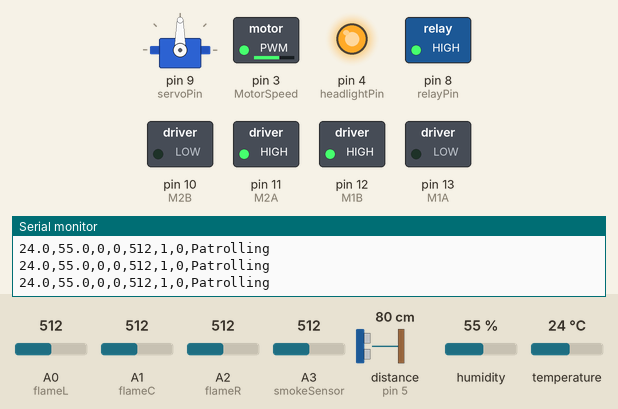
Bench run of a sketch on a simulated Arduino Uno, built with avr-gcc and run on an emulated ATmega328P. On the bench: servo, switched loads named in the sketch (green lamp = pin HIGH), output pins drawn as LEDs (lit = HIGH), the last lines printed to the serial monitor. Wiring (inferred from the names in the program): ultrasonic range finder: trigger pin 6; echo pin 5. Dashed ring = blinking. The test bench sets the inputs (shaded band); at power-on: A1 (flameC) = 512, A0 (flameL) = 512, distance to the obstacle (sensor on pin 5) 80 cm, A2 (flameR) = 512, A3 (smokeSensor) = 512, humidity 55 %, temperature 24 °C. The echo pulse lasts 58.3 µs per cm; pins used as bus, display or sensor lines are not drawn.

Above: at 3.2 s.
3.3 s: A1 (flameC) set to 360
4.8 s: A1 (flameC) set to 343
At 6.97 s:
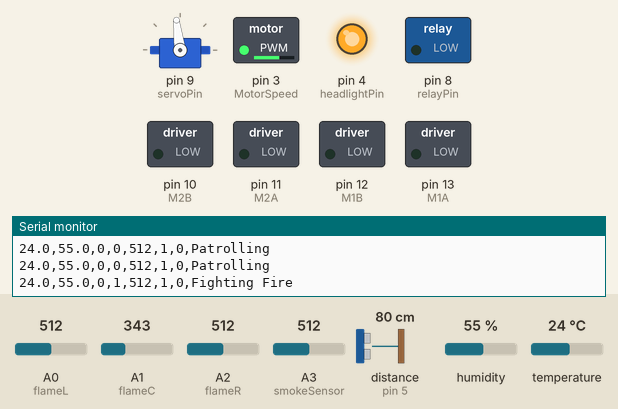
8.3 s: A0 (flameL) set to 30
At 9.52 s:
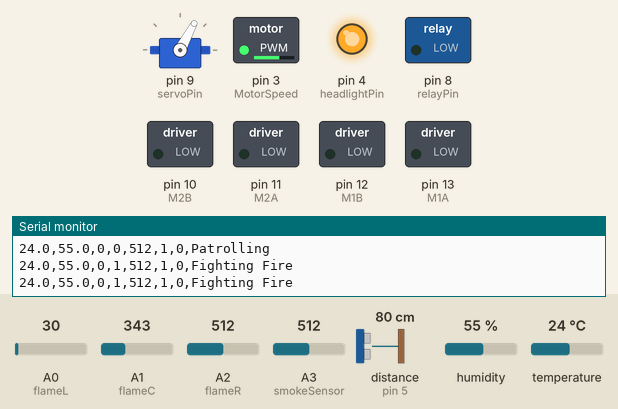
11.8 s: distance to the obstacle (sensor on pin 5) set to 2 cm
At 12.17 s:
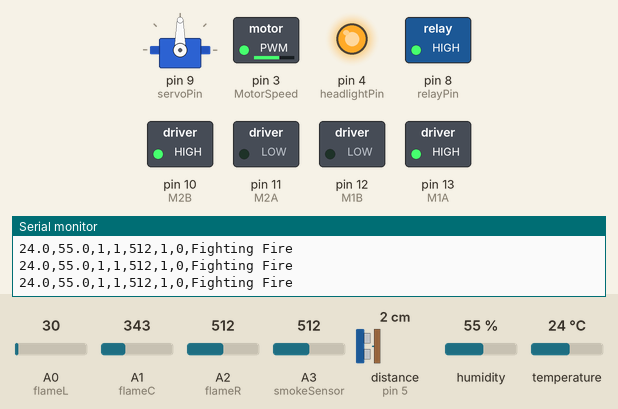
Timing chart, 0 to 18.7 s (numbered marks = the images above; inputs shaded):
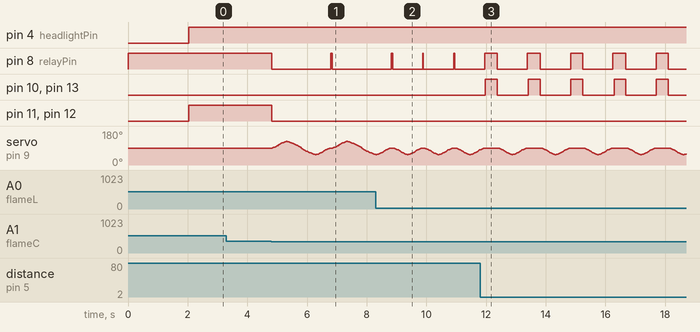

The sketch:

firebot_main.ino
```cpp
#include <Servo.h>
#include <DHT.h>

// Motor pins
#define M1A 13
#define M1B 12
#define M2A 11
#define M2B 10
#define MotorSpeed 3

// Sensor pins
#define flameL A0
#define flameC A1
#define flameR A2
#define smokeSensor A3
#define DHT_PIN 7
#define DHT_TYPE DHT11

// Actuator pins
#define servoPin 9
#define relayPin 8
#define headlightPin 4

// Ultrasonic
#define trigPin 6
#define echoPin 5

// Servo angles
#define SERVO_CENTER 90
#define SERVO_MIN 55
#define SERVO_MAX 125

// Flame thresholds
const int FLAME_STRONG_LR = 250;
const int FLAME_STRONG_C = 350;

// Speed levels
const int SPEED_FAST = 220;
const int SPEED_NORMAL = 160;
const int SPEED_SLOW = 100;
const int SPEED_CRAWL = 70;
const int SPEED_TURN = 240;

// Timing
const unsigned long PUMP_TIMEOUT = 10000;
const unsigned long SEND_INTERVAL = 500;
const unsigned long DHT_INTERVAL = 2000;

const int FIRE_CONFIRM_COUNT = 3;

Servo Fire_Hose;
DHT dht(DHT_PIN, DHT_TYPE);

unsigned long pumpStartTime = 0;
unsigned long lastSendTime = 0;
unsigned long lastDHTTime = 0;
bool pumpActive = false;
bool headlightsOn = false;
int fireConfirmCount = 0;
String currentStatus = "Standby";

float cachedTemp = 0.0;
float cachedHum = 0.0;

// Motor functions
void Forward()
{
  digitalWrite(M1A, LOW);
  digitalWrite(M1B, HIGH);
  digitalWrite(M2A, HIGH);
  digitalWrite(M2B, LOW);
}

void Backward()
{
  digitalWrite(M1A, HIGH);
  digitalWrite(M1B, LOW);
  digitalWrite(M2A, LOW);
  digitalWrite(M2B, HIGH);
}

void Right()
{
  digitalWrite(M1A, LOW);
  digitalWrite(M1B, HIGH);
  digitalWrite(M2A, LOW);
  digitalWrite(M2B, HIGH);
}

void Left()
{
  digitalWrite(M1A, HIGH);
  digitalWrite(M1B, LOW);
  digitalWrite(M2A, HIGH);
  digitalWrite(M2B, LOW);
}

void Stop()
{
  digitalWrite(M1A, LOW);
  digitalWrite(M1B, LOW);
  digitalWrite(M2A, LOW);
  digitalWrite(M2B, LOW);
}

void SetSpeed(int spd)
{
  analogWrite(MotorSpeed, constrain(spd, 0, 255));
}

// Speed helpers
int distanceToSpeed(long cm)
{
  if (cm < 15)
  {
    return 0;
  }
  else if (cm < 20)
  {
    return SPEED_CRAWL;
  }
  else if (cm < 35)
  {
    return SPEED_SLOW;
  }
  else
  {
    return SPEED_NORMAL;
  }
}

// Headlights
void setHeadlights(bool state)
{
  headlightsOn = state;
  if (state)
  {
    digitalWrite(headlightPin, HIGH);
  }
  else
  {
    digitalWrite(headlightPin, LOW);
  }
}

// Pump
void Flooding(bool status)
{
  if (status && !pumpActive)
  {
    pumpStartTime = millis();
    pumpActive = true;
    digitalWrite(relayPin, LOW);
  }
  else if (!status)
  {
    pumpActive = false;
    digitalWrite(relayPin, HIGH);
  }
}

void checkPumpTimeout()
{
  if (pumpActive && millis() - pumpStartTime > PUMP_TIMEOUT)
  {
    Flooding(false);
  }
}

// Ultrasonic
long DistanceCM()
{
  digitalWrite(trigPin, LOW);
  delayMicroseconds(2);
  digitalWrite(trigPin, HIGH);
  delayMicroseconds(10);
  digitalWrite(trigPin, LOW);

  long dur = pulseIn(echoPin, HIGH, 30000);
  long dist = dur * 0.034 / 2;

  if (dist == 0 || dist > 400)
  {
    return 5;
  }
  return dist;
}

// Servo sweep
void Hose_sweep(int from, int to)
{
  int range = abs(to - from);
  int mid = (from + to) / 2;
  int step = 1;
  if (from > to)
  {
    step = -1;
  }

  for (int a = from; a != to + step; a += step)
  {
    Fire_Hose.write(a);
    int distFromMid = abs(a - mid);
    int ratio = map(distFromMid, 0, range / 2, 0, 100);
    int ms = map(ratio, 0, 100, 8, 20);
    delay(ms);
  }
}

// Fire detection with debounce
bool FireDetected()
{
  bool hit = false;

  int leftValue = analogRead(flameL);
  if (leftValue <= FLAME_STRONG_LR)
  {
    hit = true;
  }

  int centerValue = analogRead(flameC);
  if (centerValue <= FLAME_STRONG_C)
  {
    hit = true;
  }

  int rightValue = analogRead(flameR);
  if (rightValue <= FLAME_STRONG_LR)
  {
    hit = true;
  }

  if (hit)
  {
    fireConfirmCount++;
  }
  else
  {
    fireConfirmCount = max(0, fireConfirmCount - 1);
  }

  return fireConfirmCount >= FIRE_CONFIRM_COUNT;
}

// Smart move - returns 0 = done, 1 = fire found, 2 = obstacle
int SmartMove(unsigned long moveTime, int spd = SPEED_NORMAL, bool isTurn = false)
{
  fireConfirmCount = 0;
  unsigned long t = millis();
  SetSpeed(spd);

  while (millis() - t < moveTime)
  {
    delay(20);

    int lf = analogRead(flameL);
    int cf = analogRead(flameC);
    int rf = analogRead(flameR);

    if (lf <= FLAME_STRONG_LR || cf <= FLAME_STRONG_C || rf <= FLAME_STRONG_LR)
    {
      Stop();
      fireConfirmCount = 0;
      return 1;
    }

    long d = DistanceCM();
    if (d < 10)
    {
      Stop();
      return 2;
    }

    if (!isTurn)
    {
      SetSpeed(distanceToSpeed(d));
    }
  }
  return 0;
}

// Fire fighting
void FightLeft()
{
  Stop();
  setHeadlights(true);
  currentStatus = "Fighting Fire";

  if (DistanceCM() < 20)
  {
    Backward();
    delay(400);
    Stop();
  }

  Flooding(true);
  Hose_sweep(SERVO_CENTER, SERVO_MIN);
  Hose_sweep(SERVO_MIN, SERVO_CENTER);
  Flooding(false);
  Fire_Hose.write(SERVO_CENTER);
}

void FightCenter()
{
  Stop();
  setHeadlights(true);
  currentStatus = "Fighting Fire";

  Flooding(true);
  Hose_sweep(SERVO_CENTER, SERVO_MAX);
  Hose_sweep(SERVO_MAX, SERVO_MIN);
  Hose_sweep(SERVO_MIN, SERVO_CENTER);
  Flooding(false);
  Fire_Hose.write(SERVO_CENTER);
}

void FightRight()
{
  Stop();
  setHeadlights(true);
  currentStatus = "Fighting Fire";

  if (DistanceCM() < 20)
  {
    Backward();
    delay(400);
    Stop();
  }

  Flooding(true);
  Hose_sweep(SERVO_CENTER, SERVO_MAX);
  Hose_sweep(SERVO_MAX, SERVO_CENTER);
  Flooding(false);
  Fire_Hose.write(SERVO_CENTER);
}

// DHT read
void updateDHT()
{
  if (millis() - lastDHTTime < DHT_INTERVAL)
  {
    return;
  }

  lastDHTTime = millis();
  float t = dht.readTemperature();
  float h = dht.readHumidity();

  if (!isnan(t) && !isnan(h))
  {
    cachedTemp = t;
    cachedHum = h;
  }
}

// Send data to ESP32
void SendToESP(int lf, int cf, int rf, int smoke)
{
  if (millis() - lastSendTime < SEND_INTERVAL)
  {
    return;
  }

  lastSendTime = millis();

  bool fireIR = false;
  if (lf <= FLAME_STRONG_LR || rf <= FLAME_STRONG_LR)
  {
    fireIR = true;
  }

  bool flameCtr = false;
  if (cf <= FLAME_STRONG_C)
  {
    flameCtr = true;
  }

  bool motorsOn = false;
  if (currentStatus != "Standby")
  {
    motorsOn = true;
  }

  String line = String(cachedTemp, 1) + "," +
                String(cachedHum, 1) + "," +
                String(fireIR ? 1 : 0) + "," +
                String(flameCtr ? 1 : 0) + "," +
                String(smoke) + "," +
                String(motorsOn ? 1 : 0) + "," +
                String(pumpActive ? 1 : 0) + "," +
                currentStatus;

  Serial.println(line);
}

// Setup
void setup()
{
  pinMode(M1A, OUTPUT);
  pinMode(M1B, OUTPUT);
  pinMode(M2A, OUTPUT);
  pinMode(M2B, OUTPUT);
  pinMode(MotorSpeed, OUTPUT);
  pinMode(relayPin, OUTPUT);
  pinMode(trigPin, OUTPUT);
  pinMode(echoPin, INPUT);
  pinMode(headlightPin, OUTPUT);
  pinMode(flameL, INPUT);
  pinMode(flameC, INPUT);
  pinMode(flameR, INPUT);
  pinMode(smokeSensor, INPUT);

  Serial.begin(9600);
  dht.begin();

  SetSpeed(SPEED_NORMAL);
  Flooding(false);
  Stop();
  setHeadlights(false);

  Fire_Hose.attach(servoPin);
  Fire_Hose.write(SERVO_CENTER);

  delay(2000);
  updateDHT();
}

// Main loop
void loop()
{
  int lf = analogRead(flameL);
  int cf = analogRead(flameC);
  int rf = analogRead(flameR);
  int smoke = analogRead(smokeSensor);
  long dist = DistanceCM();

  checkPumpTimeout();
  updateDHT();

  // Check for fire and fight
  if (lf <= FLAME_STRONG_LR)
  {
    FightLeft();
  }
  else if (cf <= FLAME_STRONG_C)
  {
    FightCenter();
  }
  else if (rf <= FLAME_STRONG_LR)
  {
    FightRight();
  }
  else
  {
    // No fire - patrol
    currentStatus = "Patrolling";
    Flooding(false);
    setHeadlights(true);

    if (dist > 25)
    {
      Forward();
      SetSpeed(distanceToSpeed(dist));
    }
    else
    {
      Stop();
      delay(200);

      // Try turning right first
      Right();
      int result = SmartMove(450, SPEED_TURN, true);

      if (result == 0)
      {
        dist = DistanceCM();

        if (dist > 25)
        {
          // Right side is clear, go forward then correct
          Forward();
          SmartMove(600, SPEED_NORMAL, false);
          Left();
          SmartMove(400, SPEED_TURN, true);
          Forward();
        }
        else
        {
          // Right blocked, try left
          Left();
          SmartMove(700, SPEED_TURN, true);
          dist = DistanceCM();

          if (dist > 25)
          {
            // Left side is clear, go forward then correct
            Forward();
            SmartMove(600, SPEED_NORMAL, false);
            Right();
            SmartMove(400, SPEED_TURN, true);
            Forward();
          }
          else
          {
            // Both sides blocked, keep turning left until clear
            int attempts = 0;
            while (DistanceCM() < 25 && attempts < 10)
            {
              Left();
              SmartMove(300, SPEED_TURN, true);
              Stop();
              delay(100);
              attempts++;
            }
          }
        }
      }

      Stop();
    }
  }

  SendToESP(lf, cf, rf, smoke);
  delay(10);
}
```

Measured:
- the behaviour switches between 351 and 350 on A1 (flameC) (found by bisection; images 0 and 1)
- after the input at 8.3 s, pin 8 (relayPin): alternates HIGH for 0.03 s and LOW for 1.0 s, starting after 1.6 s
- after the input at 11.8 s, pin 8 (relayPin): alternates HIGH for 0.42 s and LOW for 1.0 s, starting after 0.58 s; pin 10 (M2B), pin 13 (M1A): alternates HIGH for 0.40 s and LOW for 1.0 s, starting after 0.18 s
